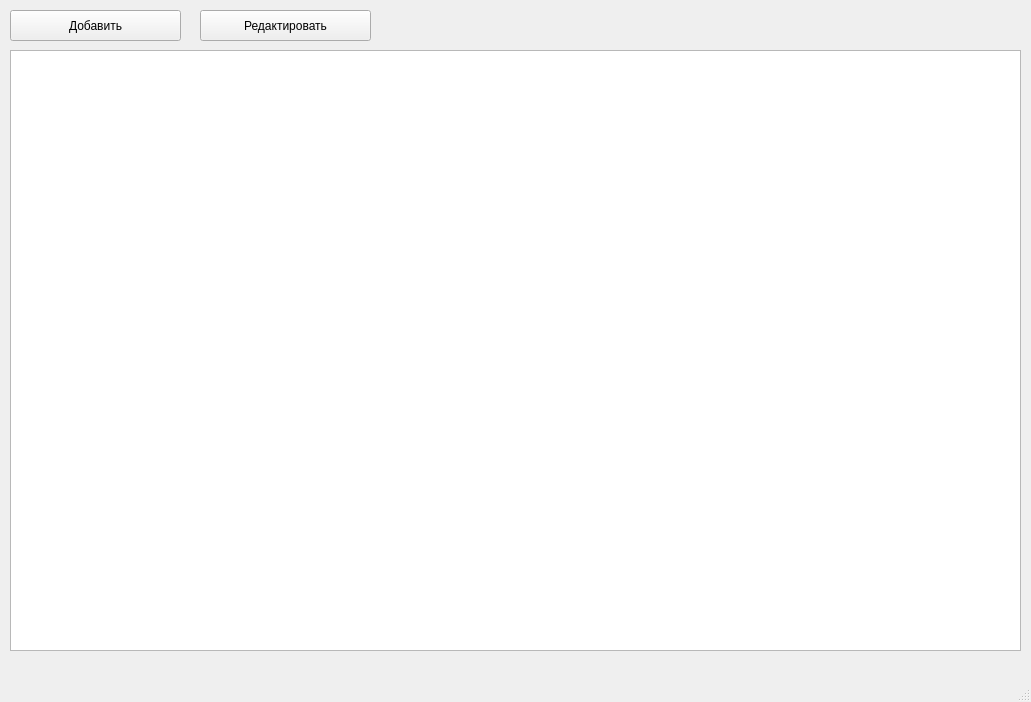
<?xml version="1.0" encoding="UTF-8"?>
<ui version="4.0">
 <class>MainWindow</class>
 <widget class="QMainWindow" name="MainWindow">
  <property name="geometry">
   <rect>
    <x>0</x>
    <y>0</y>
    <width>1031</width>
    <height>702</height>
   </rect>
  </property>
  <property name="windowTitle">
   <string>Кофе</string>
  </property>
  <widget class="QWidget" name="centralwidget">
   <widget class="QTableWidget" name="table_widget">
    <property name="geometry">
     <rect>
      <x>10</x>
      <y>50</y>
      <width>1011</width>
      <height>601</height>
     </rect>
    </property>
   </widget>
   <widget class="QPushButton" name="button_add">
    <property name="geometry">
     <rect>
      <x>10</x>
      <y>10</y>
      <width>171</width>
      <height>31</height>
     </rect>
    </property>
    <property name="text">
     <string>Добавить</string>
    </property>
   </widget>
   <widget class="QPushButton" name="button_change">
    <property name="geometry">
     <rect>
      <x>200</x>
      <y>10</y>
      <width>171</width>
      <height>31</height>
     </rect>
    </property>
    <property name="text">
     <string>Редактировать</string>
    </property>
   </widget>
  </widget>
  <widget class="QMenuBar" name="menubar">
   <property name="geometry">
    <rect>
     <x>0</x>
     <y>0</y>
     <width>1031</width>
     <height>26</height>
    </rect>
   </property>
  </widget>
  <widget class="QStatusBar" name="statusbar"/>
 </widget>
 <resources/>
 <connections/>
</ui>
